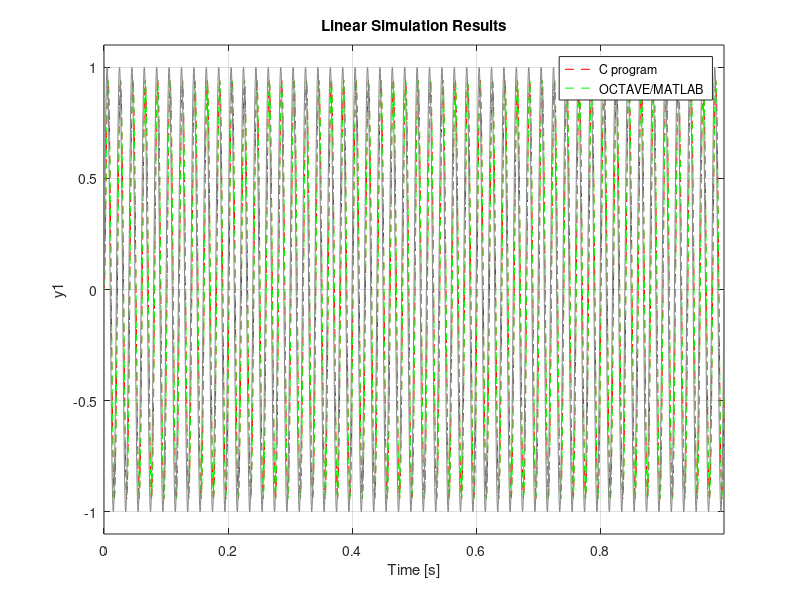

Source code (MATLAB):
clear all ;
close all ;

% for octave : 
pkg load control;

% load data calculated by C code
data = load('filter_results.txt') ;
plot( data(:,1), data(:, 2), '--r')

% filter 
lp_filter_tf = tf([0, 0.00726436941467171, 0.00668055316076471], [1, -1.76382275659635, 0.777767679171789], 1e-4)

% input signal, you can replace by yours and do not forget modify in C code
t = data(:, 1) ;
sin_input = sin(2 * 3.141592654 * 50 * t) ;

hold on ;
lsim(lp_filter_tf, sin_input, '--g')
legend( 'C program','OCTAVE/MATLAB')

hold off ;